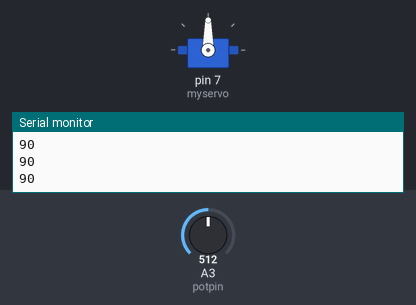
Bench run of a sketch on a simulated Arduino Uno, built with avr-gcc and run on an emulated ATmega328P. Shown: servo, the last lines printed to the serial monitor. The test bench sets the inputs (shaded band); at power-on: A3 (potpin) = 512.

Above: at 1.2 s.
1.3 s: A3 (potpin) set to 716
At 1.9 s:
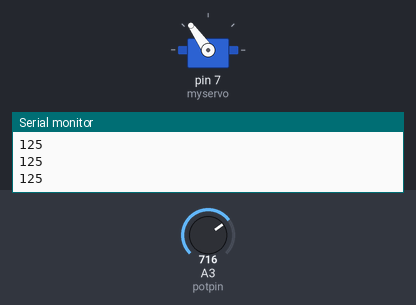
2.8 s: A3 (potpin) set to 900
At 3.4 s:
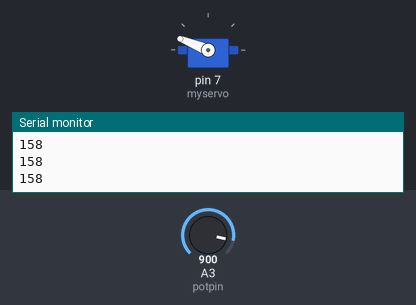
4.3 s: A3 (potpin) set to 1023
At 5.5 s:
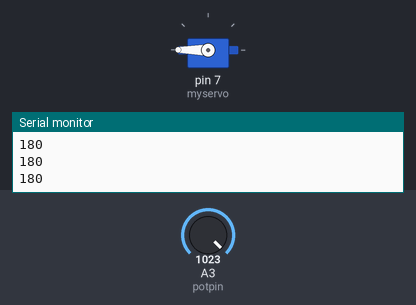
5.8 s: A3 (potpin) set to 306
At 6.4 s:
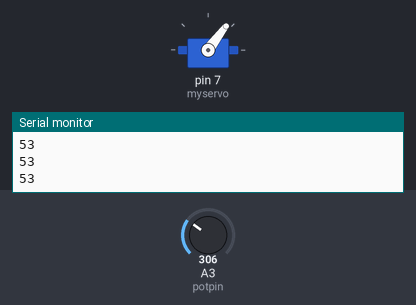
7.3 s: A3 (potpin) set to 122
At 7.7 s:
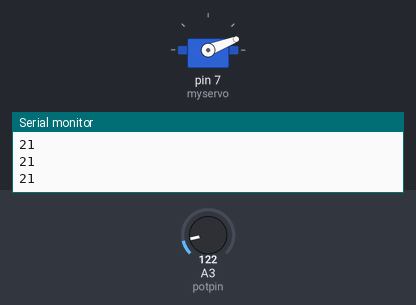
8.8 s: A3 (potpin) set to 0
At 10.3 s:
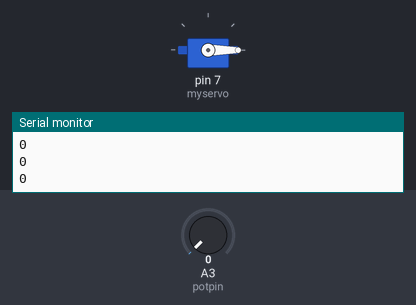
Timing chart, 0 to 11.3 s (numbered marks = the images above; inputs shaded):
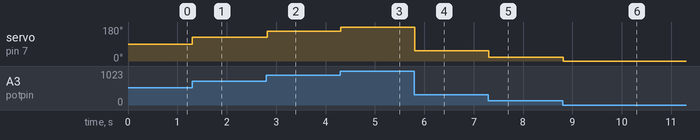

Measured:
- after the input at 1.3 s, servo on pin 7 (myservo): 90° → 125° at once
- after the input at 2.8 s, servo on pin 7 (myservo): 125° → 158° at once
- after the input at 4.3 s, servo on pin 7 (myservo): 158° → 180° at once
- after the input at 5.8 s, servo on pin 7 (myservo): 180° → 53° at once
- after the input at 7.3 s, servo on pin 7 (myservo): 53° → 21° at once
- after the input at 8.8 s, servo on pin 7 (myservo): 21° → 0° at once

The sketch:

ServoTest.ino
```cpp
/*
 Controlling a servo position using a potentiometer (variable resistor)
 by Michal Rinott <http://people.interaction-ivrea.it/m.rinott>

 modified on 8 Nov 2013
 by Scott Fitzgerald
 http://www.arduino.cc/en/Tutorial/Knob
*/

#include <Servo.h>

Servo myservo;  // create servo object to control a servo

int potpin = A3;  // analog pin used to connect the potentiometer
int val;    // variable to read the value from the analog pin

void setup() {
  myservo.attach(7);  // attaches the servo on pin 9 to the servo object
  Serial.begin(9600);
}

void loop() {
  val = analogRead(potpin);
  //Serial.println(val);// reads the value of the potentiometer (value between 0 and 1023)
  val = map(val, 0, 1023, 0, 180);     // scale it to use it with the servo (value between 0 and 180)
  Serial.println(val);
  myservo.write(val);                  // sets the servo position according to the scaled value
  delay(15);                           // waits for the servo to get there
}
```
